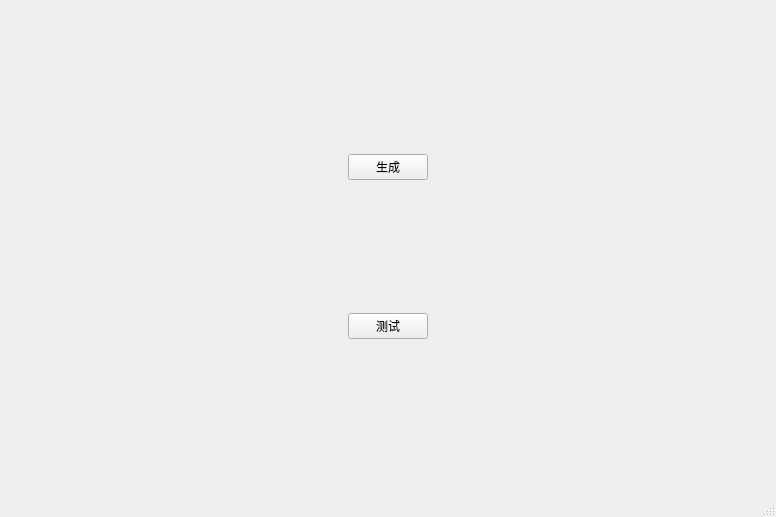
<?xml version="1.0" encoding="UTF-8"?>
<ui version="4.0">
 <class>MainWindow</class>
 <widget class="QMainWindow" name="MainWindow">
  <property name="geometry">
   <rect>
    <x>0</x>
    <y>0</y>
    <width>776</width>
    <height>517</height>
   </rect>
  </property>
  <property name="windowTitle">
   <string>MainWindow</string>
  </property>
  <widget class="QWidget" name="centralwidget">
   <layout class="QGridLayout" name="gridLayout">
    <item row="0" column="0">
     <widget class="QWidget" name="widget" native="true">
      <layout class="QHBoxLayout" name="horizontalLayout">
       <item>
        <widget class="QWidget" name="container1" native="true">
         <property name="sizePolicy">
          <sizepolicy hsizetype="Expanding" vsizetype="Expanding">
           <horstretch>0</horstretch>
           <verstretch>0</verstretch>
          </sizepolicy>
         </property>
         <layout class="QGridLayout" name="gridLayout_3">
          <item row="0" column="0">
           <layout class="QGridLayout" name="container1Lay"/>
          </item>
         </layout>
        </widget>
       </item>
       <item>
        <widget class="QWidget" name="btns" native="true">
         <layout class="QVBoxLayout" name="verticalLayout">
          <item>
           <widget class="QPushButton" name="btn1">
            <property name="text">
             <string>生成</string>
            </property>
           </widget>
          </item>
          <item>
           <widget class="QPushButton" name="btn2">
            <property name="text">
             <string>测试</string>
            </property>
           </widget>
          </item>
         </layout>
        </widget>
       </item>
       <item>
        <widget class="QWidget" name="container2" native="true">
         <property name="sizePolicy">
          <sizepolicy hsizetype="Expanding" vsizetype="Expanding">
           <horstretch>0</horstretch>
           <verstretch>0</verstretch>
          </sizepolicy>
         </property>
         <layout class="QGridLayout" name="gridLayout_4">
          <item row="0" column="0">
           <layout class="QGridLayout" name="container2Lay"/>
          </item>
         </layout>
        </widget>
       </item>
      </layout>
     </widget>
    </item>
   </layout>
  </widget>
  <widget class="QMenuBar" name="menubar">
   <property name="geometry">
    <rect>
     <x>0</x>
     <y>0</y>
     <width>776</width>
     <height>26</height>
    </rect>
   </property>
  </widget>
  <widget class="QStatusBar" name="statusbar"/>
 </widget>
 <resources/>
 <connections/>
</ui>
